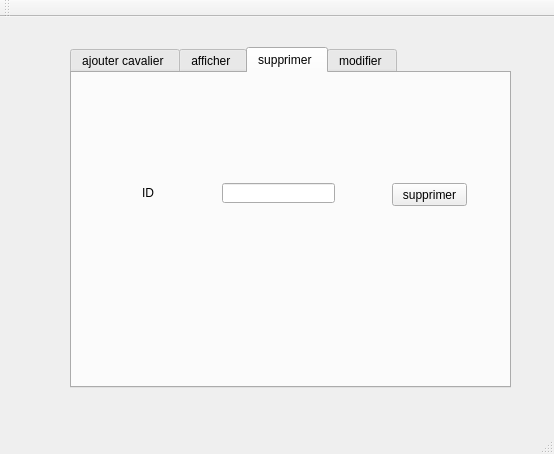
<?xml version="1.0" encoding="UTF-8"?>
<ui version="4.0">
 <class>MainWindow</class>
 <widget class="QMainWindow" name="MainWindow">
  <property name="geometry">
   <rect>
    <x>0</x>
    <y>0</y>
    <width>554</width>
    <height>454</height>
   </rect>
  </property>
  <property name="windowTitle">
   <string>Gestion des Clients</string>
  </property>
  <widget class="QWidget" name="centralWidget">
   <widget class="QTabWidget" name="tabWidget">
    <property name="geometry">
     <rect>
      <x>70</x>
      <y>30</y>
      <width>441</width>
      <height>341</height>
     </rect>
    </property>
    <property name="currentIndex">
     <number>2</number>
    </property>
    <widget class="QWidget" name="tab">
     <attribute name="title">
      <string>ajouter cavalier </string>
     </attribute>
     <widget class="QGroupBox" name="groupBox">
      <property name="geometry">
       <rect>
        <x>30</x>
        <y>50</y>
        <width>411</width>
        <height>291</height>
       </rect>
      </property>
      <property name="title">
       <string>ajout </string>
      </property>
      <widget class="QLabel" name="label">
       <property name="geometry">
        <rect>
         <x>20</x>
         <y>60</y>
         <width>47</width>
         <height>14</height>
        </rect>
       </property>
       <property name="text">
        <string>nom</string>
       </property>
      </widget>
      <widget class="QLabel" name="label_2">
       <property name="geometry">
        <rect>
         <x>20</x>
         <y>100</y>
         <width>47</width>
         <height>14</height>
        </rect>
       </property>
       <property name="text">
        <string>prenom</string>
       </property>
      </widget>
      <widget class="QLabel" name="label_3">
       <property name="geometry">
        <rect>
         <x>20</x>
         <y>130</y>
         <width>47</width>
         <height>14</height>
        </rect>
       </property>
       <property name="text">
        <string>dateN</string>
       </property>
      </widget>
      <widget class="QLabel" name="label_4">
       <property name="geometry">
        <rect>
         <x>20</x>
         <y>170</y>
         <width>41</width>
         <height>16</height>
        </rect>
       </property>
       <property name="text">
        <string>dateI</string>
       </property>
      </widget>
      <widget class="QLabel" name="label_5">
       <property name="geometry">
        <rect>
         <x>20</x>
         <y>210</y>
         <width>47</width>
         <height>14</height>
        </rect>
       </property>
       <property name="text">
        <string>type</string>
       </property>
      </widget>
      <widget class="QLabel" name="label_6">
       <property name="geometry">
        <rect>
         <x>20</x>
         <y>250</y>
         <width>47</width>
         <height>14</height>
        </rect>
       </property>
       <property name="text">
        <string>Email</string>
       </property>
      </widget>
      <widget class="QLabel" name="label_7">
       <property name="geometry">
        <rect>
         <x>230</x>
         <y>20</y>
         <width>47</width>
         <height>14</height>
        </rect>
       </property>
       <property name="text">
        <string>nomE</string>
       </property>
      </widget>
      <widget class="QLabel" name="label_8">
       <property name="geometry">
        <rect>
         <x>230</x>
         <y>60</y>
         <width>47</width>
         <height>14</height>
        </rect>
       </property>
       <property name="text">
        <string>num</string>
       </property>
      </widget>
      <widget class="QLabel" name="label_9">
       <property name="geometry">
        <rect>
         <x>230</x>
         <y>100</y>
         <width>47</width>
         <height>14</height>
        </rect>
       </property>
       <property name="text">
        <string>maladie</string>
       </property>
      </widget>
      <widget class="QLineEdit" name="nom">
       <property name="geometry">
        <rect>
         <x>70</x>
         <y>60</y>
         <width>113</width>
         <height>20</height>
        </rect>
       </property>
      </widget>
      <widget class="QLineEdit" name="prenom">
       <property name="geometry">
        <rect>
         <x>70</x>
         <y>100</y>
         <width>113</width>
         <height>20</height>
        </rect>
       </property>
      </widget>
      <widget class="QLineEdit" name="type">
       <property name="geometry">
        <rect>
         <x>70</x>
         <y>210</y>
         <width>113</width>
         <height>20</height>
        </rect>
       </property>
      </widget>
      <widget class="QLineEdit" name="Email">
       <property name="geometry">
        <rect>
         <x>70</x>
         <y>250</y>
         <width>113</width>
         <height>20</height>
        </rect>
       </property>
      </widget>
      <widget class="QLineEdit" name="nomE">
       <property name="geometry">
        <rect>
         <x>280</x>
         <y>20</y>
         <width>113</width>
         <height>20</height>
        </rect>
       </property>
      </widget>
      <widget class="QLineEdit" name="num">
       <property name="geometry">
        <rect>
         <x>280</x>
         <y>60</y>
         <width>113</width>
         <height>20</height>
        </rect>
       </property>
      </widget>
      <widget class="QLineEdit" name="maladie">
       <property name="geometry">
        <rect>
         <x>280</x>
         <y>100</y>
         <width>113</width>
         <height>20</height>
        </rect>
       </property>
      </widget>
      <widget class="QDateEdit" name="dateN">
       <property name="geometry">
        <rect>
         <x>70</x>
         <y>130</y>
         <width>110</width>
         <height>22</height>
        </rect>
       </property>
      </widget>
      <widget class="QDateEdit" name="dateI">
       <property name="geometry">
        <rect>
         <x>70</x>
         <y>170</y>
         <width>110</width>
         <height>22</height>
        </rect>
       </property>
      </widget>
      <widget class="QPushButton" name="ajouter">
       <property name="geometry">
        <rect>
         <x>270</x>
         <y>180</y>
         <width>75</width>
         <height>23</height>
        </rect>
       </property>
       <property name="text">
        <string>ajouter </string>
       </property>
      </widget>
      <widget class="QLabel" name="label_10">
       <property name="geometry">
        <rect>
         <x>20</x>
         <y>20</y>
         <width>47</width>
         <height>14</height>
        </rect>
       </property>
       <property name="text">
        <string>ID</string>
       </property>
      </widget>
      <widget class="QLineEdit" name="ID">
       <property name="geometry">
        <rect>
         <x>70</x>
         <y>20</y>
         <width>113</width>
         <height>20</height>
        </rect>
       </property>
      </widget>
     </widget>
    </widget>
    <widget class="QWidget" name="tab_2">
     <attribute name="title">
      <string>afficher </string>
     </attribute>
     <widget class="QPushButton" name="afficher">
      <property name="geometry">
       <rect>
        <x>330</x>
        <y>270</y>
        <width>75</width>
        <height>23</height>
       </rect>
      </property>
      <property name="text">
       <string>afficher</string>
      </property>
     </widget>
     <widget class="QTableView" name="tab_cavalier">
      <property name="geometry">
       <rect>
        <x>50</x>
        <y>30</y>
        <width>256</width>
        <height>192</height>
       </rect>
      </property>
     </widget>
    </widget>
    <widget class="QWidget" name="tab_3">
     <attribute name="title">
      <string>supprimer </string>
     </attribute>
     <widget class="QPushButton" name="supprimer">
      <property name="geometry">
       <rect>
        <x>320</x>
        <y>110</y>
        <width>75</width>
        <height>23</height>
       </rect>
      </property>
      <property name="text">
       <string>supprimer</string>
      </property>
     </widget>
     <widget class="QLineEdit" name="Id_2">
      <property name="geometry">
       <rect>
        <x>150</x>
        <y>110</y>
        <width>113</width>
        <height>20</height>
       </rect>
      </property>
     </widget>
     <widget class="QLabel" name="label_21">
      <property name="geometry">
       <rect>
        <x>70</x>
        <y>110</y>
        <width>31</width>
        <height>20</height>
       </rect>
      </property>
      <property name="text">
       <string>ID</string>
      </property>
     </widget>
    </widget>
    <widget class="QWidget" name="tab_4">
     <attribute name="title">
      <string>modifier </string>
     </attribute>
     <widget class="QGroupBox" name="groupBox_2">
      <property name="geometry">
       <rect>
        <x>10</x>
        <y>20</y>
        <width>411</width>
        <height>281</height>
       </rect>
      </property>
      <property name="title">
       <string>modifier</string>
      </property>
      <widget class="QLabel" name="label_11">
       <property name="geometry">
        <rect>
         <x>20</x>
         <y>60</y>
         <width>47</width>
         <height>14</height>
        </rect>
       </property>
       <property name="text">
        <string>nom</string>
       </property>
      </widget>
      <widget class="QLabel" name="label_12">
       <property name="geometry">
        <rect>
         <x>20</x>
         <y>100</y>
         <width>47</width>
         <height>14</height>
        </rect>
       </property>
       <property name="text">
        <string>prenom</string>
       </property>
      </widget>
      <widget class="QLabel" name="label_13">
       <property name="geometry">
        <rect>
         <x>20</x>
         <y>130</y>
         <width>47</width>
         <height>14</height>
        </rect>
       </property>
       <property name="text">
        <string>dateN</string>
       </property>
      </widget>
      <widget class="QLabel" name="label_14">
       <property name="geometry">
        <rect>
         <x>20</x>
         <y>170</y>
         <width>41</width>
         <height>16</height>
        </rect>
       </property>
       <property name="text">
        <string>dateI</string>
       </property>
      </widget>
      <widget class="QLabel" name="label_15">
       <property name="geometry">
        <rect>
         <x>20</x>
         <y>210</y>
         <width>47</width>
         <height>14</height>
        </rect>
       </property>
       <property name="text">
        <string>type</string>
       </property>
      </widget>
      <widget class="QLabel" name="label_16">
       <property name="geometry">
        <rect>
         <x>20</x>
         <y>250</y>
         <width>47</width>
         <height>14</height>
        </rect>
       </property>
       <property name="text">
        <string>Email</string>
       </property>
      </widget>
      <widget class="QLabel" name="label_17">
       <property name="geometry">
        <rect>
         <x>230</x>
         <y>20</y>
         <width>47</width>
         <height>14</height>
        </rect>
       </property>
       <property name="text">
        <string>nomE</string>
       </property>
      </widget>
      <widget class="QLabel" name="label_18">
       <property name="geometry">
        <rect>
         <x>230</x>
         <y>60</y>
         <width>47</width>
         <height>14</height>
        </rect>
       </property>
       <property name="text">
        <string>num</string>
       </property>
      </widget>
      <widget class="QLabel" name="label_19">
       <property name="geometry">
        <rect>
         <x>230</x>
         <y>100</y>
         <width>47</width>
         <height>14</height>
        </rect>
       </property>
       <property name="text">
        <string>maladie</string>
       </property>
      </widget>
      <widget class="QLineEdit" name="NOM">
       <property name="geometry">
        <rect>
         <x>70</x>
         <y>60</y>
         <width>113</width>
         <height>20</height>
        </rect>
       </property>
      </widget>
      <widget class="QLineEdit" name="PRENOM">
       <property name="geometry">
        <rect>
         <x>70</x>
         <y>100</y>
         <width>113</width>
         <height>20</height>
        </rect>
       </property>
      </widget>
      <widget class="QLineEdit" name="TYPE">
       <property name="geometry">
        <rect>
         <x>70</x>
         <y>210</y>
         <width>113</width>
         <height>20</height>
        </rect>
       </property>
      </widget>
      <widget class="QLineEdit" name="email">
       <property name="geometry">
        <rect>
         <x>70</x>
         <y>250</y>
         <width>113</width>
         <height>20</height>
        </rect>
       </property>
      </widget>
      <widget class="QLineEdit" name="NOME">
       <property name="geometry">
        <rect>
         <x>280</x>
         <y>20</y>
         <width>113</width>
         <height>20</height>
        </rect>
       </property>
      </widget>
      <widget class="QLineEdit" name="NUM">
       <property name="geometry">
        <rect>
         <x>280</x>
         <y>60</y>
         <width>113</width>
         <height>20</height>
        </rect>
       </property>
      </widget>
      <widget class="QLineEdit" name="MALADIE">
       <property name="geometry">
        <rect>
         <x>280</x>
         <y>100</y>
         <width>113</width>
         <height>20</height>
        </rect>
       </property>
      </widget>
      <widget class="QDateEdit" name="DATEN">
       <property name="geometry">
        <rect>
         <x>70</x>
         <y>130</y>
         <width>110</width>
         <height>22</height>
        </rect>
       </property>
      </widget>
      <widget class="QDateEdit" name="DATEI">
       <property name="geometry">
        <rect>
         <x>70</x>
         <y>170</y>
         <width>110</width>
         <height>22</height>
        </rect>
       </property>
      </widget>
      <widget class="QPushButton" name="modifier">
       <property name="geometry">
        <rect>
         <x>270</x>
         <y>180</y>
         <width>75</width>
         <height>23</height>
        </rect>
       </property>
       <property name="text">
        <string>modifier </string>
       </property>
      </widget>
      <widget class="QLabel" name="label_20">
       <property name="geometry">
        <rect>
         <x>20</x>
         <y>20</y>
         <width>47</width>
         <height>14</height>
        </rect>
       </property>
       <property name="text">
        <string>ID</string>
       </property>
      </widget>
      <widget class="QLineEdit" name="Id">
       <property name="geometry">
        <rect>
         <x>70</x>
         <y>20</y>
         <width>113</width>
         <height>20</height>
        </rect>
       </property>
      </widget>
     </widget>
    </widget>
   </widget>
  </widget>
  <widget class="QMenuBar" name="menuBar">
   <property name="geometry">
    <rect>
     <x>0</x>
     <y>0</y>
     <width>554</width>
     <height>22</height>
    </rect>
   </property>
  </widget>
  <widget class="QToolBar" name="mainToolBar">
   <attribute name="toolBarArea">
    <enum>TopToolBarArea</enum>
   </attribute>
   <attribute name="toolBarBreak">
    <bool>false</bool>
   </attribute>
  </widget>
  <widget class="QStatusBar" name="statusBar"/>
 </widget>
 <layoutdefault spacing="6" margin="11"/>
 <resources/>
 <connections/>
</ui>
